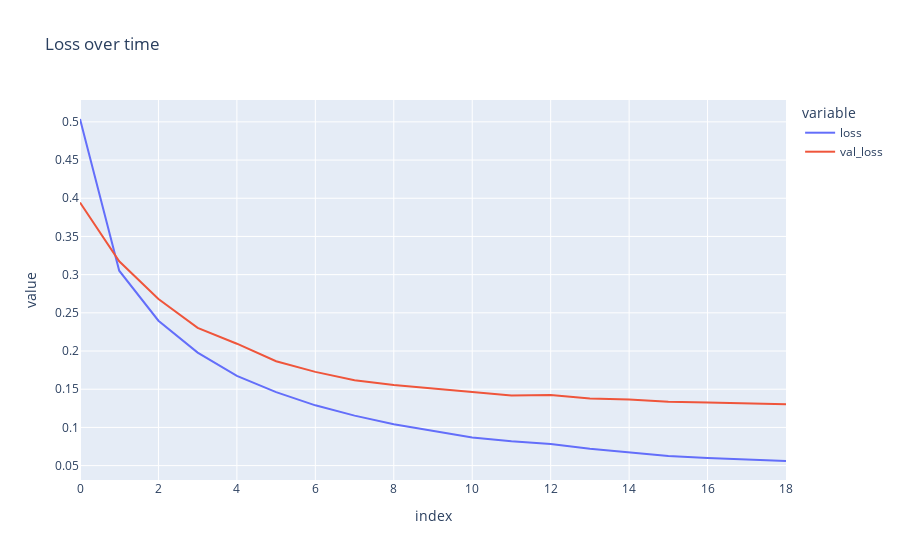

Source (notebook cell):
### Markdown cell above
## Results

### Code cell
fig_loss = px.line(
    history.history,
    y=['loss', 'val_loss'],
    labels={'x': "Epoch", 'y':"Loss"},
    title="Loss over time"
)

fig_loss.show()

### Figure 1 — Plotly figure (JSON) as saved in the notebook; plotly's stock layout.template omitted (floating-point values rounded to 4 significant figures)
{"data": [{"hovertemplate": "variable=loss<br>index=%{x}<br>value=%{y}<extra></extra>", "legendgroup": "loss", "line": {"color": "#636efa", "dash": "solid"}, "marker": {"symbol": "circle"}, "mode": "lines", "name": "loss", "orientation": "v", "showlegend": true, "type": "scatter", "x": [0, 1, 2, 3, 4, 5, 6, 7, 8, 9, 10, 11, 12, 13, 14, 15, 16, 17, 18], "xaxis": "x", "y": [0.5037, 0.3051, 0.2397, 0.198, 0.1674, 0.1463, 0.1289, 0.1154, 0.1043, 0.09603, 0.08686, 0.08187, 0.07821, 0.07212, 0.06784, 0.06274, 0.06002, 0.05851, 0.05604], "yaxis": "y"}, {"hovertemplate": "variable=val_loss<br>index=%{x}<br>value=%{y}<extra></extra>", "legendgroup": "val_loss", "line": {"color": "#EF553B", "dash": "solid"}, "marker": {"symbol": "circle"}, "mode": "lines", "name": "val_loss", "orientation": "v", "showlegend": true, "type": "scatter", "x": [0, 1, 2, 3, 4, 5, 6, 7, 8, 9, 10, 11, 12, 13, 14, 15, 16, 17, 18], "xaxis": "x", "y": [0.3945, 0.3176, 0.2681, 0.2303, 0.2096, 0.1866, 0.1727, 0.1616, 0.1556, 0.1511, 0.1472, 0.1419, 0.1424, 0.1378, 0.1367, 0.1336, 0.1326, 0.1314, 0.1304], "yaxis": "y"}], "layout": {"legend": {"title": {"text": "variable"}, "tracegroupgap": 0}, "title": {"text": "Loss over time"}, "xaxis": {"anchor": "y", "domain": [0, 1], "title": {"text": "index"}}, "yaxis": {"anchor": "x", "domain": [0, 1], "title": {"text": "value"}}}}
